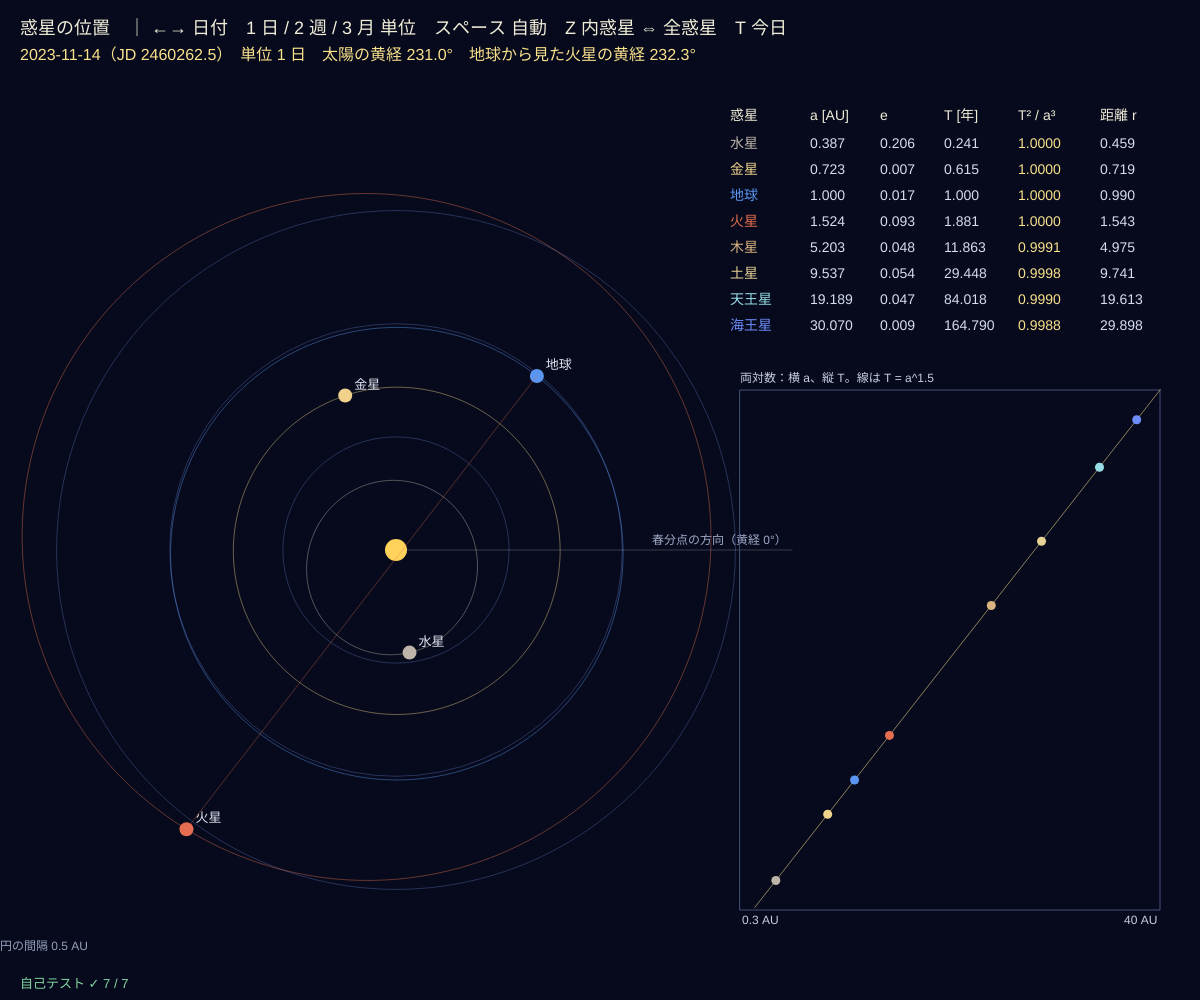
Frame 1 (no input)
Frame 60 (no input): identical to frame 1, image omitted
Frame 120 (the mouse pressed at the canvas centre since frame 60): identical to frame 1, image omitted

The p5.js sketch that drew this single still picture (run headless with seeded random() and noise() and a simulated clock; from frame 60 on, the mouse is pressed at the canvas centre):

// p5.js sketch
// ── sketch.js
// ============================================
// 04 惑星の位置 ─ 軌道要素とケプラー方程式で「その日」の惑星の場所を計算する
// 平均近点角 M = L − ϖ（日付とともに一定の速さで増える）→ ケプラー方程式 E − e sin E = M をニュートン法で解く
// → 軌道面での位置 (a(cos E − e), a√(1−e²) sin E) → 3 回回転して黄道座標。真上（黄道の北）から見た図
// 公転周期 T と軌道長半径 a から、ケプラーの第 3 法則 T² / a³ = 1（年、AU）を実データで確かめる
// ←→ = 日付を進める・もどす / 1 = 1 日 2 = 1 週 3 = 1 か月 単位 / スペース = 自動で進める / Z = 内惑星 ⇔ 全惑星 / T = 今日
// ============================================

const NAMES = ['Mercury', 'Venus', 'Earth', 'Mars', 'Jupiter', 'Saturn', 'Uranus', 'Neptune'];
const JP = { Mercury: '水星', Venus: '金星', Earth: '地球', Mars: '火星', Jupiter: '木星', Saturn: '土星', Uranus: '天王星', Neptune: '海王星' };
const COLS = { Mercury: [190, 180, 170], Venus: [240, 210, 140], Earth: [90, 150, 240], Mars: [230, 110, 80], Jupiter: [220, 180, 130], Saturn: [230, 210, 150], Uranus: [150, 220, 230], Neptune: [110, 140, 250] };
const UNITS = [1, 7, 30.4375], UNIT_JP = ['1 日', '1 週', '1 か月'];
let jdNow, unit = 0, playing = false, outer = false, orbits = {}, trail = [];

function setup() {
  createCanvas(windowWidth, windowHeight);
  jdNow = Math.floor(jdNowUT() - 0.5) + 0.5;     // 今日の 0:00 UT
  for (let n of NAMES) {                        // 1 周ぶんの軌道（要素の変化はゆっくりなので 1 回だけ計算）
    let T = periodYr(n) * 365.25, pts = [];
    for (let k = 0; k <= 180; k++) pts.push(planetPos(n, jdNow + (k / 180) * T));
    orbits[n] = pts;
  }
  selfTest();
}

function draw() {
  background(6, 10, 28);
  if (playing && frameCount % 2 === 0) jdNow += UNITS[unit];
  let cx = width * 0.33, cy = height * 0.55, R = Math.min(width * 0.33, height * 0.42);
  let rmax = outer ? 31 : 1.75, sc = R / rmax, list = outer ? NAMES : NAMES.slice(0, 4);
  stroke(40, 50, 90); noFill(); for (let a = (outer ? 10 : 0.5); a <= rmax; a += (outer ? 10 : 0.5)) circle(cx, cy, 2 * a * sc);
  stroke(255, 255, 255, 50); line(cx, cy, cx + R, cy); noStroke(); fill(160, 170, 200); textSize(12); text('春分点の方向（黄経 0°）', cx + R - 140, cy - 6);
  noStroke(); fill(255, 210, 90); circle(cx, cy, outer ? 10 : 22);
  let P = {};
  for (let n of NAMES) P[n] = planetPos(n, jdNow);
  for (let n of list) {
    let c = COLS[n];
    stroke(c[0], c[1], c[2], 110); strokeWeight(1);
    polyline(orbits[n].map((p) => [cx + p[0] * sc, cy - p[1] * sc]));
    let p = P[n], x = cx + p[0] * sc, y = cy - p[1] * sc;
    noStroke(); fill(c[0], c[1], c[2]); circle(x, y, outer ? 10 : 14);
    fill(225, 228, 240); textSize(13); text(JP[n], x + 9, y - 7);
  }
  // 地球から火星への視線（04 → 05 逆行へのつなぎ）
  if (!outer) { let e = P.Earth, m = P.Mars; stroke(230, 110, 80, 90); line(cx + e[0] * sc, cy - e[1] * sc, cx + m[0] * sc, cy - m[1] * sc); }
  noStroke(); fill(150, 160, 190); textSize(12); text('円の間隔 ' + (outer ? '10' : '0.5') + ' AU', cx - R, cy + R + 4);

  // ---- 表
  let x0 = width - 470, y0 = 120, cw = [80, 70, 64, 74, 82, 70];
  fill(240, 236, 215); textSize(14);
  ['惑星', 'a [AU]', 'e', 'T [年]', 'T² / a³', '距離 r'].forEach((h, i) => text(h, x0 + cw.slice(0, i).reduce((s, v) => s + v, 0), y0));
  NAMES.forEach((n, j) => {
    let a = ELEM[n][0][0], T = periodYr(n), r = Math.hypot(...P[n]), c = COLS[n], y = y0 + 28 + j * 26;
    let cells = [JP[n], a.toFixed(3), ELEM[n][0][1].toFixed(3), T.toFixed(3), ((T * T) / (a * a * a)).toFixed(4), r.toFixed(3)];
    cells.forEach((v, i) => { fill(i === 0 ? color(c[0], c[1], c[2]) : i === 4 ? color(250, 225, 140) : color(215, 220, 235)); text(v, x0 + cw.slice(0, i).reduce((s, q) => s + q, 0), y); });
  });
  let g = { x: x0 + 10, y: y0 + 270, w: width - x0 - 50, h: Math.max(100, height - y0 - 360) };
  drawLogLog(g);

  noStroke(); fill(240, 236, 215); textSize(18);
  text('惑星の位置　｜ ←→ 日付　1 日 / 2 週 / 3 月 単位　スペース 自動　Z 内惑星 ⇔ 全惑星　T 今日', 20, 34);
  let mars = geoLonLat('Mars', jdNow);
  fill(250, 225, 140); textSize(16);
  text(dateStr(jdNow) + '（JD ' + jdNow.toFixed(1) + '）　単位 ' + UNIT_JP[unit] + (playing ? '　自動で進めている' : '') + '　太陽の黄経 ' + sunGeoLon(jdNow).toFixed(1) + '°　地球から見た火星の黄経 ' + mars[0].toFixed(1) + '°', 20, 60);
  drawSelfTest(20, height - 12);
}
// 両対数のグラフ：log T = 1.5 log a の直線に 8 個が乗る
function drawLogLog(g) {
  stroke(70, 80, 120); noFill(); rect(g.x, g.y, g.w, g.h);
  let X = (a) => g.x + ((Math.log10(a) + 0.6) / 2.2) * g.w, Y = (T) => g.y + g.h - ((Math.log10(T) + 0.8) / 3.2) * g.h;
  stroke(250, 225, 140, 140); line(X(0.3), Y(Math.pow(0.3, 1.5)), X(40), Y(Math.pow(40, 1.5)));
  noStroke();
  for (let n of NAMES) { let c = COLS[n]; fill(c[0], c[1], c[2]); circle(X(ELEM[n][0][0]), Y(periodYr(n)), 9); }
  fill(200, 205, 225); textSize(12);
  text('両対数：横 a、縦 T。線は T = a^1.5', g.x, g.y - 8);
  text('0.3 AU', g.x + 2, g.y + g.h + 14); text('40 AU', g.x + g.w - 36, g.y + g.h + 14);
}

function keyPressed() {
  if (key === RIGHT_ARROW) jdNow += UNITS[unit];
  if (key === LEFT_ARROW) jdNow -= UNITS[unit];
  if (key >= '1' && key <= '3') unit = +key - 1;
  if (key === ' ') playing = !playing;
  if (key === 'z' || key === 'Z') outer = !outer;
  if (key === 't' || key === 'T') jdNow = Math.floor(jdNowUT() - 0.5) + 0.5;
  jdNow = clampv(jdNow, 2378496.5, 2470171.5);   // 軌道要素が使える 1800〜2050 年に制限
  return false;
}

// ---- 自己テスト
function selfTest() {
  selfTestResults = [];
  let worst = 0;
  for (let e of [0, 0.2, 0.5, 0.9]) for (let k = 0; k < 50; k++) { let M = -Math.PI + (k / 49) * 2 * Math.PI, E = solveKepler(M, e); worst = Math.max(worst, Math.abs(E - e * Math.sin(E) - M)); }
  check('ケプラー方程式の残り |E − e sin E − M| < 10⁻⁹（e = 0〜0.9）', worst < 1e-9);
  check('2000-01-01 12:00 UT = JD 2451545.0、日付にもどせる', near(jdFromDate(2000, 1, 1, 12), 2451545, 1e-9) && dateStr(jdFromDate(2024, 2, 29)) === '2024-02-29');
  let rs = []; for (let d = 0; d < 365; d++) rs.push(Math.hypot(...planetPos('Earth', jdFromDate(2025, 1, 1) + d)));
  let imin = rs.indexOf(Math.min(...rs));
  check('地球と太陽の距離は 0.983〜1.017 AU、いちばん近いのは 1 月はじめ', Math.min(...rs) > 0.982 && Math.max(...rs) < 1.018 && imin <= 7);
  check('8 惑星すべてで T² / a³ = 1 ± 1%（ケプラーの第 3 法則）', NAMES.every((n) => near((periodYr(n) ** 2) / ELEM[n][0][0] ** 3, 1, 0.01)));
  let j = jdFromDate(2020, 10, 13), el = wrap180(geoLonLat('Mars', j)[0] - sunGeoLon(j));
  check('2020-10-13 は火星の衝（地球から見て太陽の反対 180° ± 3°）', Math.abs(el) > 177);
  let j2 = jdFromDate(2020, 12, 21);
  check('2020-12-21 は木星と土星の大接近（地球から見た黄経の差 < 1°）', Math.abs(wrap180(geoLonLat('Jupiter', j2)[0] - geoLonLat('Saturn', j2)[0])) < 1);
  let p = planetPos('Mars', jdFromDate(2010, 5, 5)), a = ELEM.Mars[0][0], e = ELEM.Mars[0][1], r = Math.hypot(...p);
  check('火星の距離はいつも a(1 − e) と a(1 + e) の間', r >= a * (1 - e) - 0.001 && r <= a * (1 + e) + 0.001);
  reportSelfTest();
}

// ---------- やってみよう ----------
// 1. T で今日にして、3（1 か月単位）とスペースで 1 年進めよう。いちばん速く回るのは？
// 2. 表の T² / a³ がどれも 1 に近いことを確かめよう。両対数のグラフで 8 個が 1 本の直線に乗る
// 3. 火星への赤い線を見ながら進め、地球が火星を追いこす日（衝）を探そう（2 年 2 か月ごと）
// 4. 自分の誕生日に合わせると、その日の惑星の並びがわかる
// 5. ELEM の e（離心率）を 0.5 にしてみると、軌道の形と速さの変わり方はどうなる？


// ==================================================
// ここから下は「天文の道具」（中身は読まなくても OK。消さないでね）
// ==================================================
function clampv(v, a, b) { return v < a ? a : v > b ? b : v; }
const DEG = Math.PI / 180;             // 度 → ラジアン
function wrap360(a) { return ((a % 360) + 360) % 360; }
function wrap180(a) { return wrap360(a + 180) - 180; }
function polyline(pts, closed) {       // 点が 2 つ以上あるときだけ折れ線を描く（空の beginShape はエラーになるため）
  if (!pts || pts.length < 2) return;
  noFill(); beginShape(); for (let p of pts) vertex(p[0], p[1]); endShape(closed ? CLOSE : undefined);
}
// ---- 日付 ⇔ ユリウス日 JD（グレゴリオ暦、時刻は世界時 UT。2000-01-01 12:00 UT = 2451545.0）
function jdFromDate(Y, M, D, h) {
  if (M <= 2) { Y -= 1; M += 12; }
  let A = Math.floor(Y / 100), B = 2 - A + Math.floor(A / 4);
  return Math.floor(365.25 * (Y + 4716)) + Math.floor(30.6001 * (M + 1)) + D + B - 1524.5 + (h || 0) / 24;
}
function dateFromJd(jd) {
  let Z = Math.floor(jd + 0.5), F = jd + 0.5 - Z, al = Math.floor((Z - 1867216.25) / 36524.25);
  let A = Z + 1 + al - Math.floor(al / 4), B = A + 1524, C = Math.floor((B - 122.1) / 365.25), Dd = Math.floor(365.25 * C), E = Math.floor((B - Dd) / 30.6001);
  let D = B - Dd - Math.floor(30.6001 * E), M = E < 14 ? E - 1 : E - 13, Y = M > 2 ? C - 4716 : C - 4715;
  return { Y, M, D, h: F * 24 };
}
function dateStr(jd) { let d = dateFromJd(jd); return d.Y + '-' + String(d.M).padStart(2, '0') + '-' + String(d.D).padStart(2, '0'); }
function jdNowUT() { return 2440587.5 + Date.now() / 86400000; }   // いまの JD（1970-01-01 0:00 UT = 2440587.5）
// ---- 惑星の位置：J2000 の軌道要素（JPL の近似式、1800〜2050 年で誤差は数分角程度）
// [a (AU), e, I (度), L 平均黄経 (度), ϖ 近日点黄経 (度), Ω 昇交点黄経 (度)] と、それぞれの 1 世紀あたりの変化
const ELEM = {
  Mercury: [[0.38709927, 0.20563593, 7.00497902, 252.25032350, 77.45779628, 48.33076593], [0.00000037, 0.00001906, -0.00594749, 149472.67411175, 0.16047689, -0.12534081]],
  Venus:   [[0.72333566, 0.00677672, 3.39467605, 181.97909950, 131.60246718, 76.67984255], [0.00000390, -0.00004107, -0.00078890, 58517.81538729, 0.00268329, -0.27769418]],
  Earth:   [[1.00000261, 0.01671123, -0.00001531, 100.46457166, 102.93768193, 0.0], [0.00000562, -0.00004392, -0.01294668, 35999.37244981, 0.32327364, 0.0]],
  Mars:    [[1.52371034, 0.09339410, 1.84969142, -4.55343205, -23.94362959, 49.55953891], [0.00001847, 0.00007882, -0.00813131, 19140.30268499, 0.44441088, -0.29257343]],
  Jupiter: [[5.20288700, 0.04838624, 1.30439695, 34.39644051, 14.72847983, 100.47390909], [-0.00011607, -0.00013253, -0.00183714, 3034.74612775, 0.21252668, 0.20469106]],
  Saturn:  [[9.53667594, 0.05386179, 2.48599187, 49.95424423, 92.59887831, 113.66242448], [-0.00125060, -0.00050991, 0.00193609, 1222.49362201, -0.41897216, -0.28867794]],
  Uranus:  [[19.18916464, 0.04725744, 0.77263783, 313.23810451, 170.95427630, 74.01692503], [-0.00196176, -0.00004397, -0.00242939, 428.48202785, 0.40805281, 0.04240589]],
  Neptune: [[30.06992276, 0.00859048, 1.77004347, -55.12002969, 44.96476227, 131.78422574], [0.00026291, 0.00005105, 0.00035372, 218.45945325, -0.32241464, -0.01262724]],
};
// ケプラー方程式 E − e sin E = M をニュートン法で解く（M, E はラジアン）
function solveKepler(M, e) {
  let E = e < 0.8 ? M : (M < 0 ? -Math.PI : Math.PI);   // 最初の値（M は −π〜π）
  for (let i = 0; i < 30; i++) {
    let d = (E - e * Math.sin(E) - M) / (1 - e * Math.cos(E));
    E -= d; if (Math.abs(d) < 1e-13) break;
  }
  return E;
}
// 日付 jd の、太陽を中心とした黄道座標 [x, y, z]（AU）
function planetPos(name, jd) {
  let [p0, dp] = ELEM[name], T = (jd - 2451545.0) / 36525;
  let a = p0[0] + dp[0] * T, e = p0[1] + dp[1] * T, I = (p0[2] + dp[2] * T) * DEG;
  let L = p0[3] + dp[3] * T, w = p0[4] + dp[4] * T, O = (p0[5] + dp[5] * T) * DEG;
  let om = w * DEG - O, M = wrap180(L - w) * DEG, E = solveKepler(M, e);
  let xp = a * (Math.cos(E) - e), yp = a * Math.sqrt(1 - e * e) * Math.sin(E);
  let co = Math.cos(om), so = Math.sin(om), cO = Math.cos(O), sO = Math.sin(O), cI = Math.cos(I), sI = Math.sin(I);
  return [(co * cO - so * sO * cI) * xp + (-so * cO - co * sO * cI) * yp,
          (co * sO + so * cO * cI) * xp + (-so * sO + co * cO * cI) * yp,
          so * sI * xp + co * sI * yp];
}
function periodYr(name) { return 36000 / ELEM[name][1][3]; }   // 公転周期 [年] = 360° ÷ 平均黄経の変化（1 年あたり）
// 地球から見た黄経・黄緯 [度]
function geoLonLat(name, jd) {
  let p = planetPos(name, jd), q = planetPos('Earth', jd), x = p[0] - q[0], y = p[1] - q[1], z = p[2] - q[2];
  return [wrap360(Math.atan2(y, x) / DEG), Math.atan2(z, Math.hypot(x, y)) / DEG];
}
function sunGeoLon(jd) { let q = planetPos('Earth', jd); return wrap360(Math.atan2(-q[1], -q[0]) / DEG); }
// ---- 自己テストの道具
let selfTestResults = [];
function check(name, cond) { selfTestResults.push({ name, ok: !!cond }); }
function near(a, b, tol) { return a !== null && a !== undefined && isFinite(a) && Math.abs(a - b) <= (tol === undefined ? 1e-9 : tol); }
function reportSelfTest() { for (let r of selfTestResults) (r.ok ? console.log : console.error)((r.ok ? '✓ ' : '✗ ') + r.name); }
function selfTestLine() { let n = selfTestResults.filter((r) => r.ok).length; return '自己テスト ' + (n === selfTestResults.length ? '✓ ' : '✗ ') + n + ' / ' + selfTestResults.length; }
function drawSelfTest(x, y) { noStroke(); textSize(13); textAlign(LEFT, BASELINE); fill(selfTestResults.every((r) => r.ok) ? color(130, 215, 160) : color(255, 95, 95)); text(selfTestLine(), x, y); }
